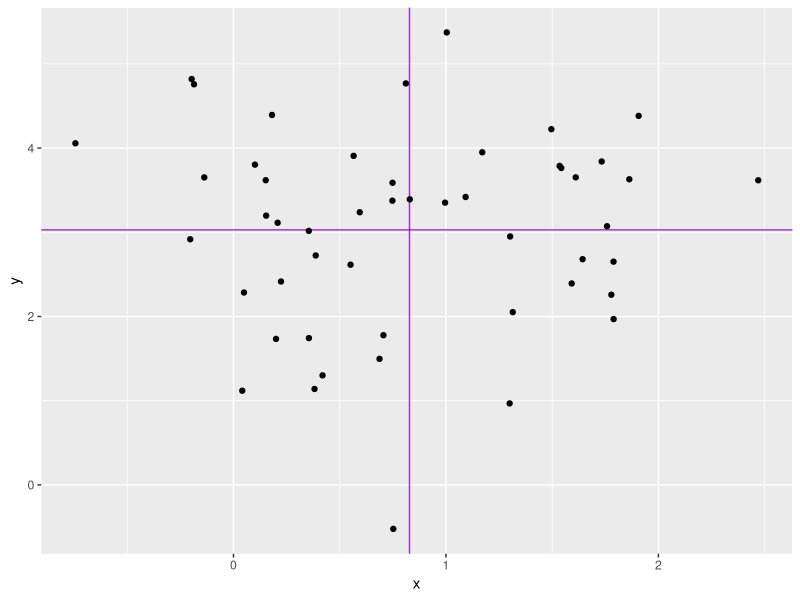
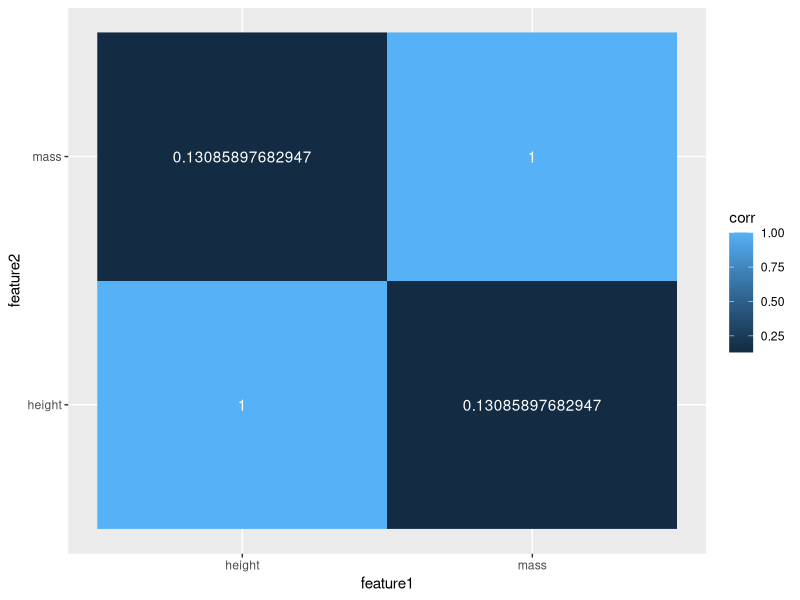
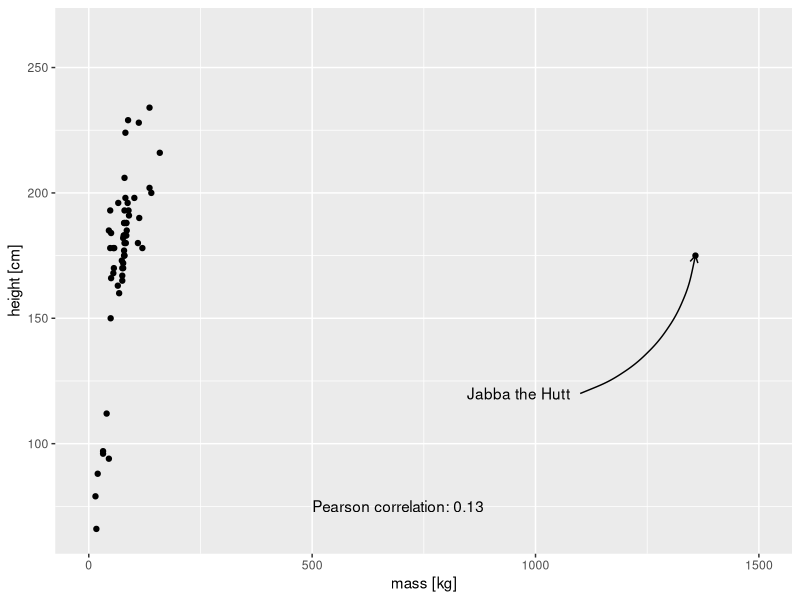
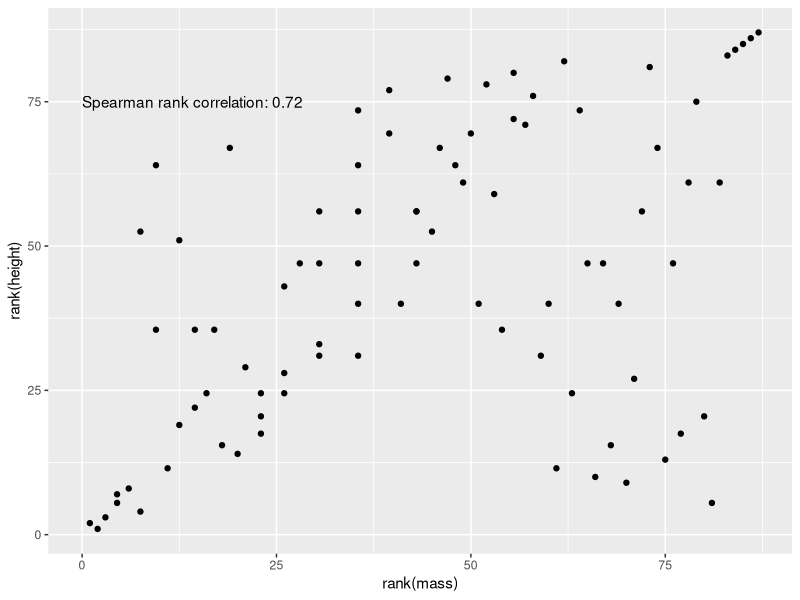
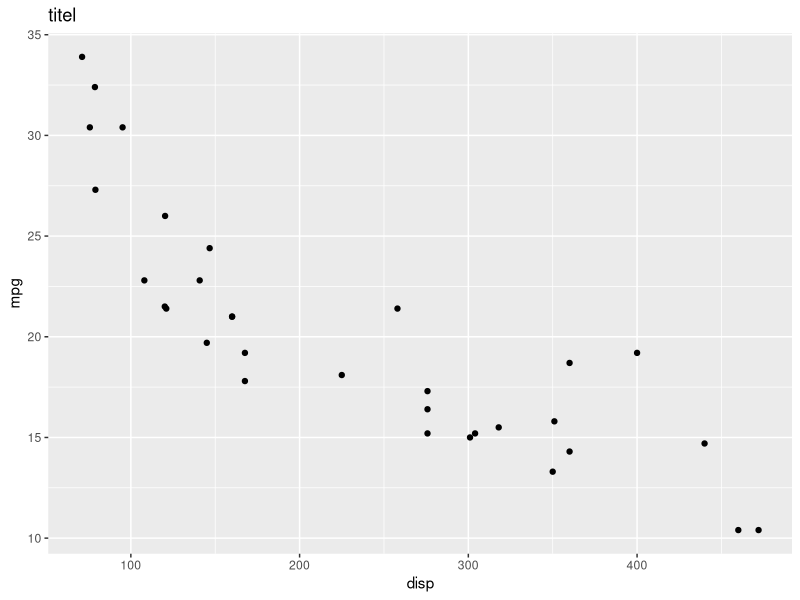

These figures' R source, in order: (Note: this script raises an error after producing the figures.)
## ---- chunk 1
knitr::opts_chunk$set(echo = TRUE)

library(tidyverse)
## ---- chunk 2
library(glue)

glue("1 + 1 = {1 + 1}")

value <- 0.04
glue("We have a p-value of {value}!")
paste("we have", value, "!")
## ---- chunk 3
example <- ggplot(mtcars, aes(disp, mpg)) +
  geom_point() +
  labs(title = "titel")

ggsave("plots/example.svg", example)
## ---- chunk 4
N <- 50
df <- tibble(
  x = rnorm(N, 1, 0.8),
  y = rnorm(N, 3, 1.2)
)

m_x <- mean(df$x)
m_y <- mean(df$y)

ggplot(df, aes(x, y)) +
  geom_vline(xintercept = m_x, alpha = 0.8, color = "darkviolet") +
  geom_hline(yintercept = m_y, alpha = 0.8, color = "darkviolet") +
  geom_point()
## ---- chunk 5
starwars
## ---- chunk 6
cor(starwars$height, starwars$mass, use = "complete.obs")
## ---- chunk 7
correlation_matrix <- cor(starwars[c("height", "mass")], use = "complete.obs")
correlation_matrix
## ---- chunk 8
as_tibble(correlation_matrix, rownames = "feature1") %>% 
  pivot_longer(-feature1, names_to = "feature2", values_to = "corr") %>% 
  ggplot(aes(feature1, feature2, fill = corr, label = corr)) +
  geom_raster() +
  geom_text(color = "white")
## ---- chunk 9
cor_test <- cor.test(starwars$height, starwars$mass, use = "complete.obs")
broom::tidy(cor_test)
## ---- chunk 10
pearson <- cor(starwars$height, starwars$mass, use = "complete.obs")
label_text <- glue("Pearson correlation: {round(pearson, 2)}")

jabba <- filter(starwars, str_detect(name, "Jabba"))
jabba_text <- list(x = 1100, y = 120)


starwars %>% 
  ggplot(aes(mass, height)) +
  geom_point() +
    annotate(geom = "text", x = 500, y = 75, label = label_text,
           hjust = 0) +
  annotate(geom = "curve",
           x = jabba_text$x, y = jabba_text$y,
           xend = jabba$mass, yend = jabba$height,
           curvature = .3,
           arrow = arrow(length = unit(2, "mm"))) +
  annotate(geom = "text",
           x = jabba_text$x,
           y = jabba_text$y, label = "Jabba the Hutt",
           hjust = 1.1) +
  xlim(0, 1500) +
  labs(x = "mass [kg]",
       y = "height [cm]")
## ---- chunk 11
spearman <- cor(starwars$mass, starwars$height, method = "spearman",
                use = "complete.obs")

label_text <- glue("Spearman rank correlation: {round(spearman, 2)}")

starwars %>% 
  mutate(mass = rank(mass),
         height = rank(height)) %>% 
  ggplot(aes(mass, height)) +
  geom_point() +
  annotate(geom = "text", x = 0, y = 75, label = label_text,
           hjust = 0) +
  labs(x = "rank(mass)",
       y = "rank(height)")


## ---- chunk 12
starwars_movies <- read_rds("data/starwars_movies.rds")
starwars_movies
## ---- chunk 13
model <- lm(imdbRating ~ year, data = starwars_movies)

broom::augment(model) %>% 
  ggplot(aes(year, imdbRating)) +
  geom_smooth(method = "lm", alpha = 0.3, color = "darkviolet") +
  geom_point() +
  geom_segment(aes(x = year, y = .fitted,
                   xend = year, yend = imdbRating),
               alpha = 0.4)
## ---- chunk 14
broom::tidy(model)
## ---- chunk 15
summary(model)
## ---- chunk 16
cor(starwars_movies$year, starwars_movies$imdbRating)^2
## ---- chunk 17
puro <- as_tibble(Puromycin) %>% 
  group_by(conc, state) %>% 
  mutate(rep = 1:n()) %>% 
  ungroup()
## ---- chunk 18
rate <- function(conc, Vm, K) {
  (Vm * conc) / (K + conc)
}
## ---- chunk 19
puro %>% 
  ggplot(aes(conc, rate, color = state, group = paste(state, rep))) +
  geom_line() +
  geom_point() +
  geom_function(fun = ~ rate(conc = .x, Vm = 200, K = 0.1), color = "black")
## ---- chunk 20
model <- nls(rate ~ rate(conc, Vm, K),
             data = puro,
             subset = state == "treated",
             start = list(Vm = 200, K = 0.1))

model
## ---- chunk 21
broom::augment(model) %>% 
  ggplot(aes(conc, rate)) +
  geom_point() +
  geom_line(aes(y = .fitted))
## ---- chunk 22
broom::tidy(model)
## ---- chunk 23
predictions <- tibble(
  conc = seq(0, 1.2, by = 0.01),
  rate = predict(model, newdata = list(conc = conc))
)

puro %>% 
  filter(state == "treated") %>%  
  ggplot(aes(conc, rate)) +
  geom_point() +
  geom_line(data = predictions)
## ---- chunk 24
puro %>% 
  filter(state == "treated") %>%  
  ggplot(aes(conc, rate)) +
  geom_point() +
  geom_function(fun = ~ predict(model,
                                newdata = list(conc = .x)))
## ---- chunk 25
puro_modles <-
  puro %>% 
  nest(-state) %>% 
  mutate(
    model = map(data, ~ nls(rate ~ rate(conc, Vm, K), data = .x,
                            start = list(Vm = 200, K = 0.1))),
    tidy = map(model, broom::tidy),
    glance = map(model, broom::glance)
  )
## ---- chunk 26
puro_modles %>% 
  unnest(tidy)
## ---- chunk 27
puro %>% 
  ggplot(aes(conc, rate, color = state)) +
  geom_point() +
  geom_smooth(method = "nls",
              formula = y ~ rate(conc = x, Vm, K),
              method.args = list(
                start = list(Vm = 200, K = 0.1)
              ),
              se = FALSE)
